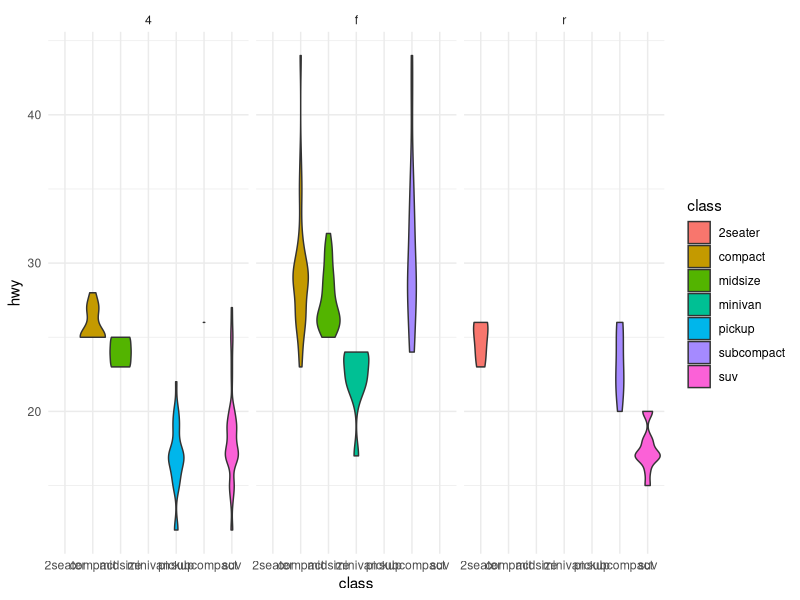

The R source for this figure:
library(ggplot2)
ggplot(mpg, aes(x = class, y = hwy, fill = class)) +
  geom_violin() +
  facet_wrap(~ drv) +
  theme_minimal()